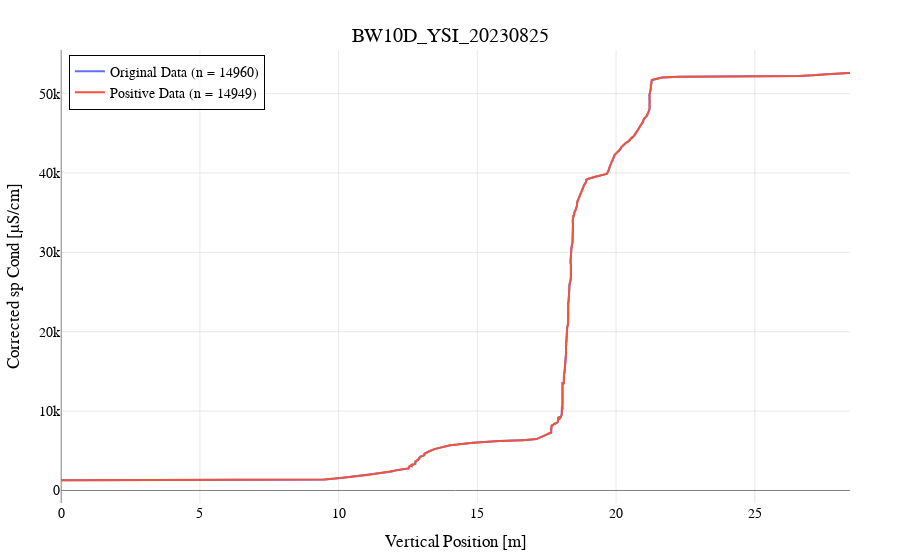

The cell this chart's notebook holds for it:
### Code cell
plots.plot_data(x_row, y_row, 
                secondary_x=x_positive, secondary_y=y_positive,
                trace_names=['Original Data', 'Positive Data'],title=name
                )

### Figure 1 — Plotly figure (JSON) as saved in the notebook; plotly's stock layout.template omitted (floating-point values rounded to 4 significant figures; data arrays with more than 128 entries replaced by an {"elided": "..."} marker saying what was removed)
{"data": [{"mode": "lines", "name": "Original Data (n = 14960)", "type": "scatter", "x": {"elided": "14960 float values"}, "y": {"elided": "14960 float values"}}, {"mode": "lines", "name": "Positive Data (n = 14949)", "type": "scatter", "x": {"elided": "14949 float values"}, "y": {"elided": "14949 float values"}}], "layout": {"font": {"color": "black", "family": "Arial, sans-serif", "size": 14}, "legend": {"bgcolor": "rgba(255, 255, 255, 0.8)", "bordercolor": "black", "borderwidth": 1, "x": 0.01, "xanchor": "left", "y": 0.99, "yanchor": "top"}, "margin": {"b": 50, "l": 50, "r": 50, "t": 50}, "title": {"text": "BW10D_YSI_20230825", "x": 0.5, "xanchor": "center", "y": 0.95, "yanchor": "top"}, "xaxis": {"gridcolor": "LightGray", "gridwidth": 0.5, "showgrid": true, "title": {"text": "Vertical Position [m]"}, "zeroline": true, "zerolinecolor": "Gray", "zerolinewidth": 1}, "yaxis": {"gridcolor": "LightGray", "gridwidth": 0.5, "showgrid": true, "title": {"text": "Corrected sp Cond [µS/cm]"}, "zeroline": true, "zerolinecolor": "Gray", "zerolinewidth": 1}}}
